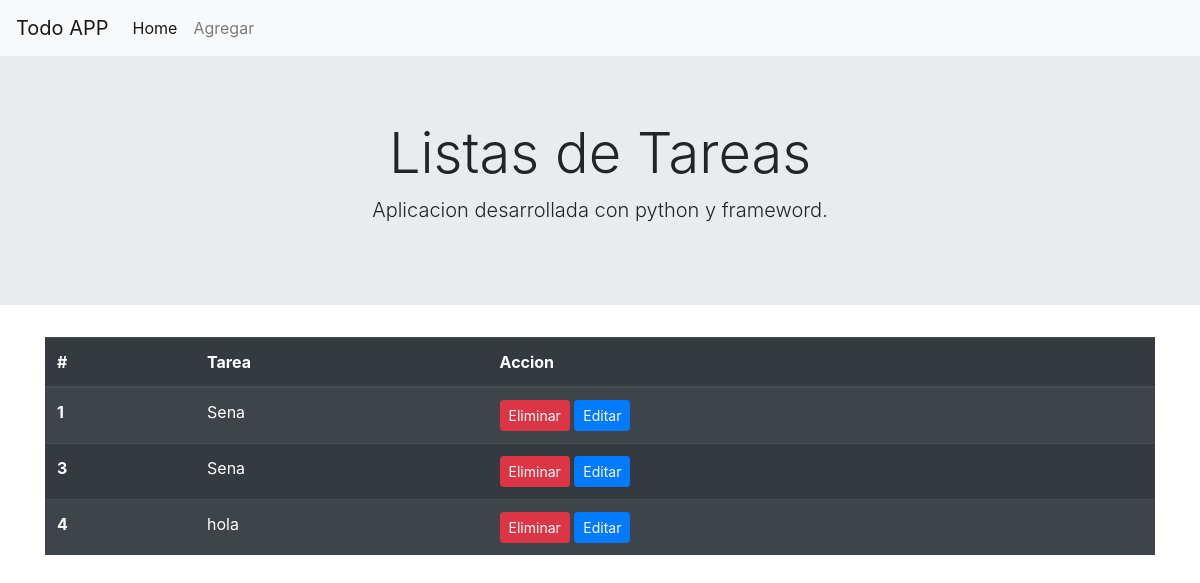
Before: / with the older database file.
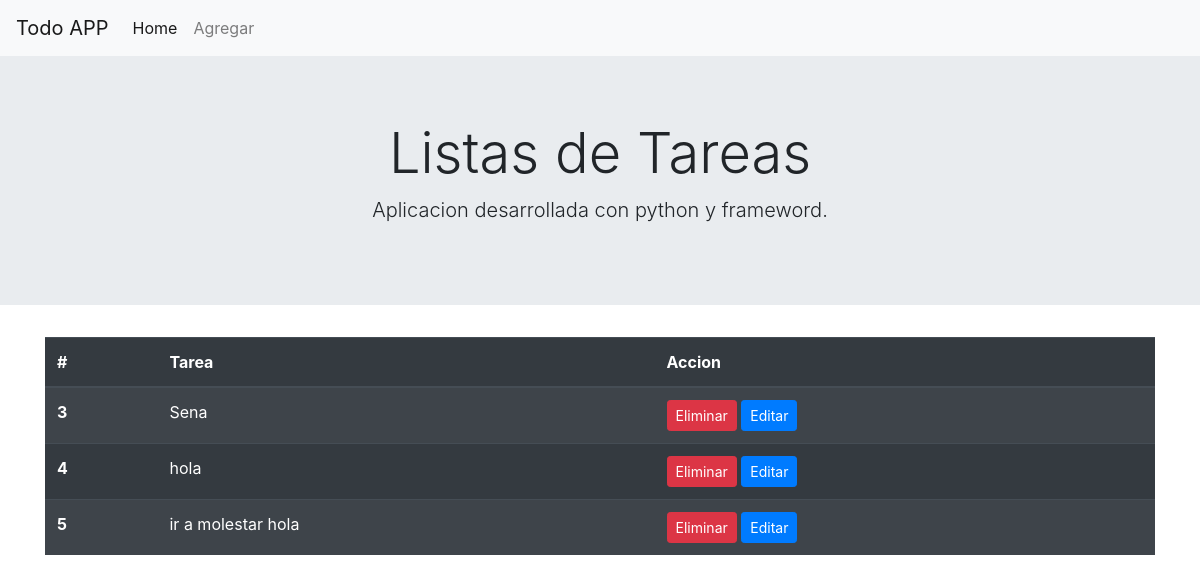
After: the same page with the newer database file.
### todo/models.py (models this page shows)
class Tarea(models.Model):
    tarea=models.CharField(max_length=100)
    def __str__(self):
        return self.tarea

### todo/views.py (the view)
# urls.py: 2. Add a URL to urlpatterns:  path('', views.home, name='home')
def home(request):
    tareas=Tarea.objects.all()
    context={'tareas':tareas}
    return render(request,'todo/home.html', context)

### todo/templates/todo/home.html
{% extends "todo/layout.html" %}
{% block content %}
<div class="container">
<table class="table table-striped table-dark">
        <thead>
          <tr>
            <th scope="col">#</th>
            <th scope="col">Tarea</th>
            <th scope="col">Accion</th>
          </tr>
        </thead>
        <tbody>
            {% for tarea in tareas %}
            <tr>
                <th scope="row">{{ tarea.id}}</th>
                <td>{{ tarea }}</td>
                <td>
                    <a class="btn btn-danger btn-sm" href="{% url 'eliminar' tarea.id %}">Eliminar</a>
                    <a class="btn btn-primary  btn-sm" href="{% url 'editar' tarea.id %}">Editar</button>
                </td>
            </tr>
            {% endfor %}
        </tbody>
</table>
{% endblock %}

### todo/templates/todo/layout.html (shortened to what this page needs)
<!doctype html>
<html lang="es">
  <head>
    <link rel="stylesheet" href="https://cdn.jsdelivr.net/npm/bootstrap@4.6.2/dist/css/bootstrap.min.css">
  </head>
  <body>
    <nav class="navbar navbar-expand-lg navbar-light bg-light">
        <a class="navbar-brand" href="#"> Todo APP </a>
        <div class="collapse navbar-collapse" id="navbarNav">
          <ul class="navbar-nav">
            <li class="nav-item active">
              <a class="nav-link" href="{% url 'home' %}"> Home </a>
            </li>
            <li class="nav-item">
              <a class="nav-link" href="{% url 'agregar' %}"> Agregar </a>
            </li>
          </ul>
        </div>
      </nav>
      <div class="jumbotron jumbotron-fluid">
        <div class="container text-center">
          <h1 class="display-4"> Listas de Tareas </h1>
          <p class="lead"> Aplicacion desarrollada con python y frameword.</p>
        </div>
      </div>
    {% block content %}
    {% endblock %}
  </body>
</html>

Changed rows visible on the page:
removed Tarea: id "1", tarea "Sena"
added Tarea: id "5", tarea "ir a molestar hola"
